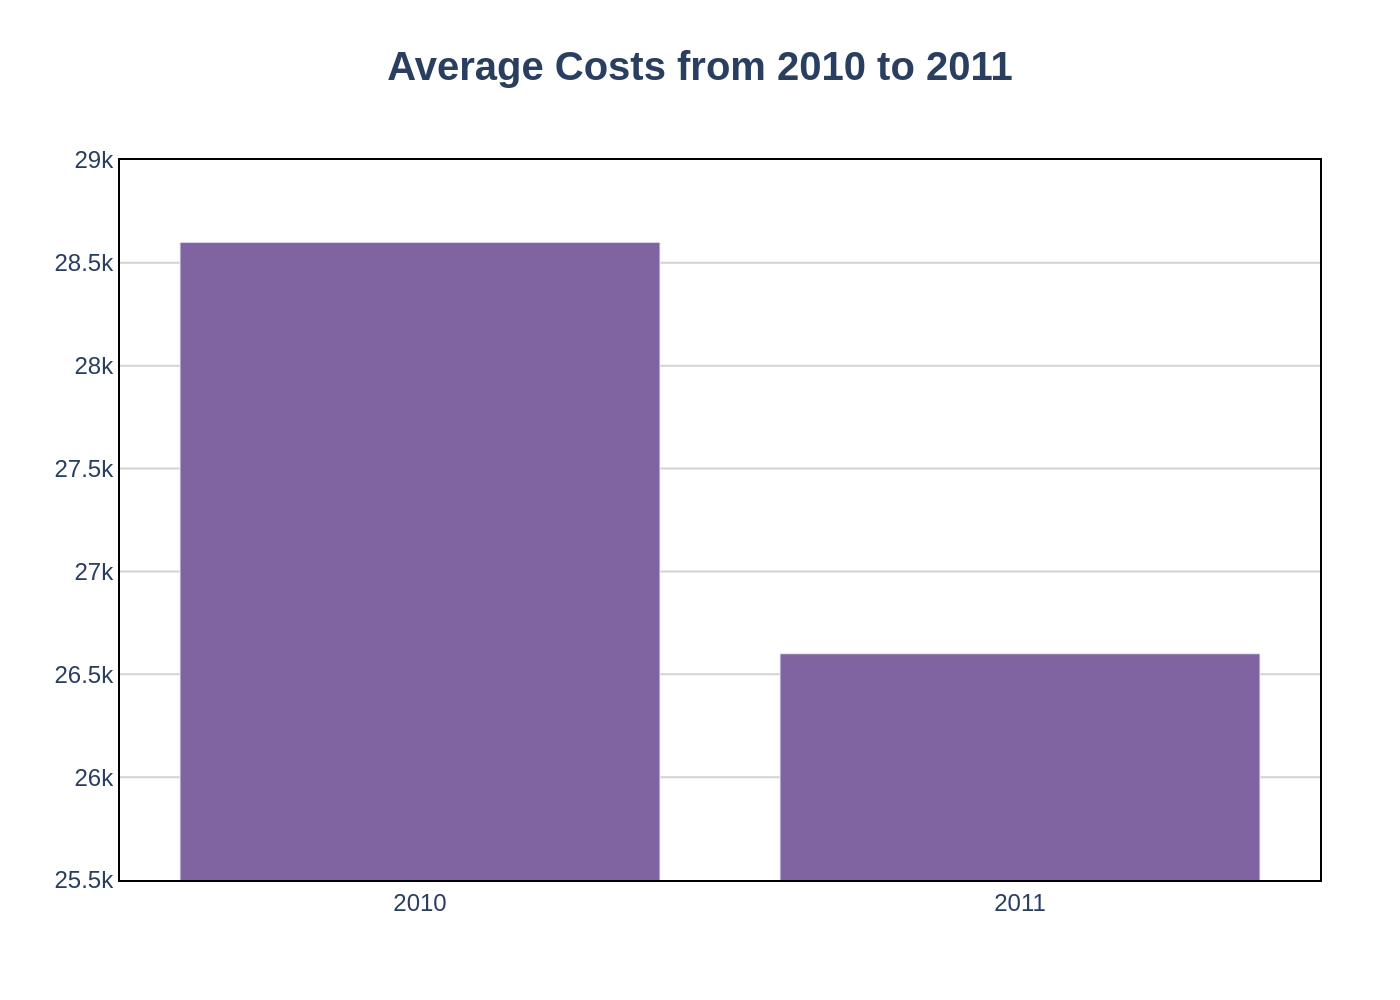

Python code for this plot:
import sys
import json
import os
import plotly.graph_objects as go

# Ensure a command-line argument is provided
if len(sys.argv) != 2:
    print("Usage: python this_script.py <path_to_json_file>")
    sys.exit(1)

json_path = sys.argv[1]

# Check if the JSON file exists
if not os.path.exists(json_path):
    print(f"Error: JSON file not found at '{json_path}'")
    sys.exit(1)

# Load data from the specified JSON file
try:
    with open(json_path, 'r', encoding='utf-8') as f:
        chart_info = json.load(f)
except json.JSONDecodeError:
    print(f"Error: Could not decode JSON from '{json_path}'")
    sys.exit(1)

# Extract data and text from the loaded JSON
chart_data = chart_info.get('chart_data', {})
texts = chart_info.get('texts', {})
colors = chart_info.get('colors', [])
categories = chart_data.get('categories', [])
series_data = chart_data.get('series', [])

# Initialize the figure
fig = go.Figure()

# Add bar traces for each series in the data
for i, series in enumerate(series_data):
    fig.add_trace(go.Bar(
        x=categories,
        y=series.get('values', []),
        name=series.get('name', ''),
        marker_color=colors[i % len(colors)] if colors else None
    ))

# Construct the title string with HTML for styling
title_text = ""
if texts.get('title'):
    title_text += f"<b>{texts['title']}</b>"
if texts.get('subtitle'):
    title_text += f"<br><sub>{texts['subtitle']}</sub>"

# Update the layout of the chart
fig.update_layout(
    title_text=title_text,
    title_x=0.5,
    title_font_size=20,
    font=dict(family="Arial"),
    xaxis=dict(
        title_text=texts.get('x_axis_title'),
        showline=True,
        linewidth=1,
        linecolor='black',
        mirror=True
    ),
    yaxis=dict(
        title_text=texts.get('y_axis_title'),
        range=[25500, 29000],
        dtick=500,
        showgrid=True,
        gridcolor='lightgrey',
        showline=True,
        linewidth=1,
        linecolor='black',
        mirror=True,
        zeroline=False
    ),
    plot_bgcolor='white',
    paper_bgcolor='white',
    showlegend=False,
    margin=dict(l=60, r=40, t=80, b=60)
)

# Determine the output filename from the input JSON path
base_filename = os.path.splitext(os.path.basename(json_path))[0]
output_filename = f"{base_filename}.png"

# Save the figure to a PNG file
try:
    fig.write_image(output_filename, scale=2)
    print(f"Chart successfully saved to '{output_filename}'")
except Exception as e:
    print(f"Error saving image: {e}")
    sys.exit(1)
